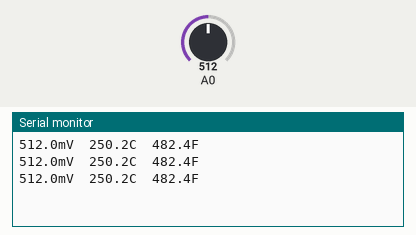
The sketch below on a simulated Arduino Uno, built with avr-gcc and run on an emulated ATmega328P. On the bench: the last lines printed to the serial monitor. The inputs (shaded band) are chosen by the test bench; at power-on: A0 = 512.

Above: at 1.2 s.
1.3 s: A0 set to 716
At 1.86 s:
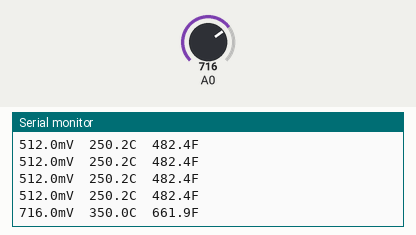
2.8 s: A0 set to 900
At 3.06 s:
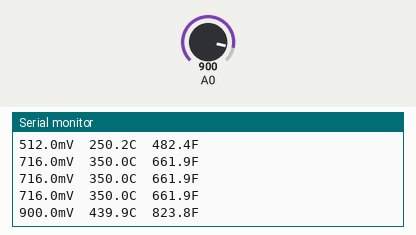
Timing chart, 0 to 5.8 s (numbered marks = the images above; inputs shaded):
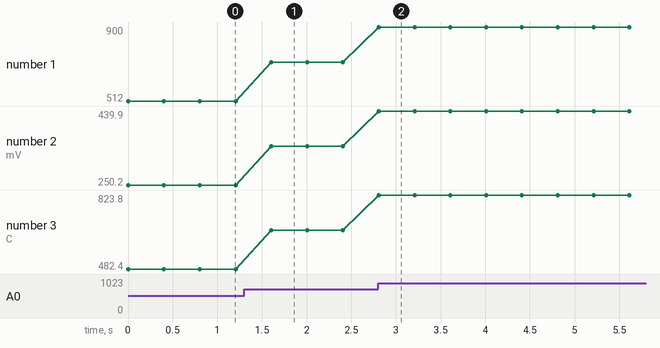

Measured:
- after the input at 1.3 s, the serial monitor: prints a new line after 0.30 s (image 1)
- after the input at 2.8 s, the serial monitor: prints a new line at once (image 2)
- plotted number 1: 512 → 716 after the input at 1.3 s, 716 → 900 after the input at 2.8 s
- plotted number 2: 250.2 → 350 after the input at 1.3 s, 350 → 439.9 after the input at 2.8 s
- plotted number 3: 482.4 → 661.9 after the input at 1.3 s, 661.9 → 823.8 after the input at 2.8 s

The sketch:

labo6_1b.ino
```cpp
void setup() {
  Serial.begin(9600);


}

void loop() {
  // put your main code here, to run repeatedly:
  float value = analogRead(A0);
  float temp = value/1023.0*5*100;
  Serial.println(String(value, 1) + "mV\t" + String(temp, 1) + "C\t" + String(temp*9/5 + 32,1) + "F");
  delay(400);
}
```
